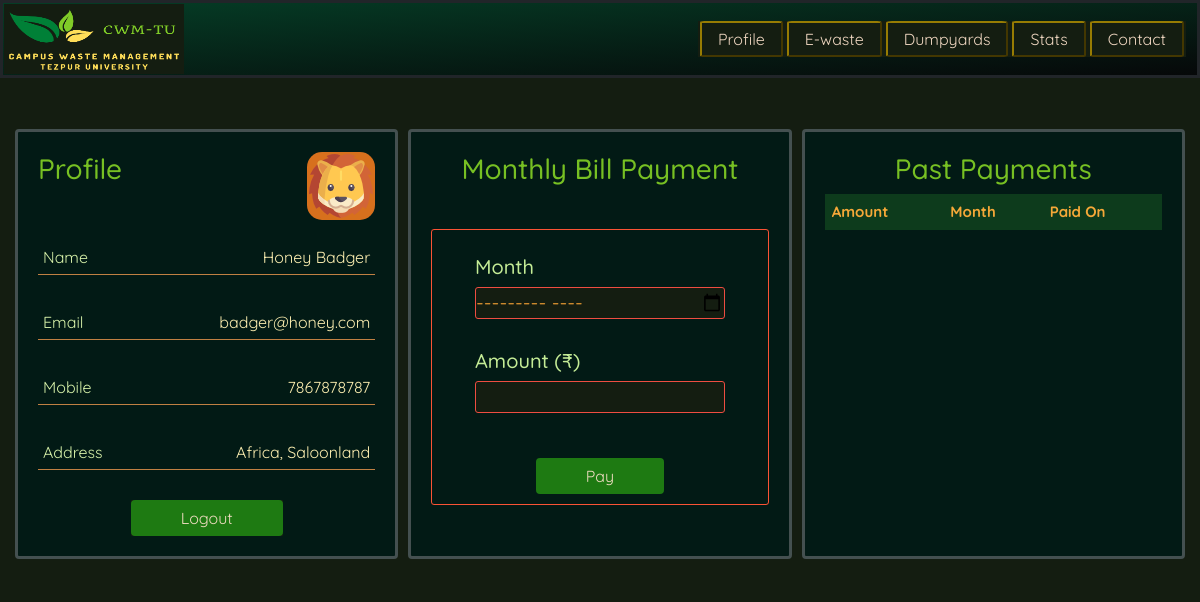
The page /logwaste/profile/ (signed in) on the database as committed earlier.
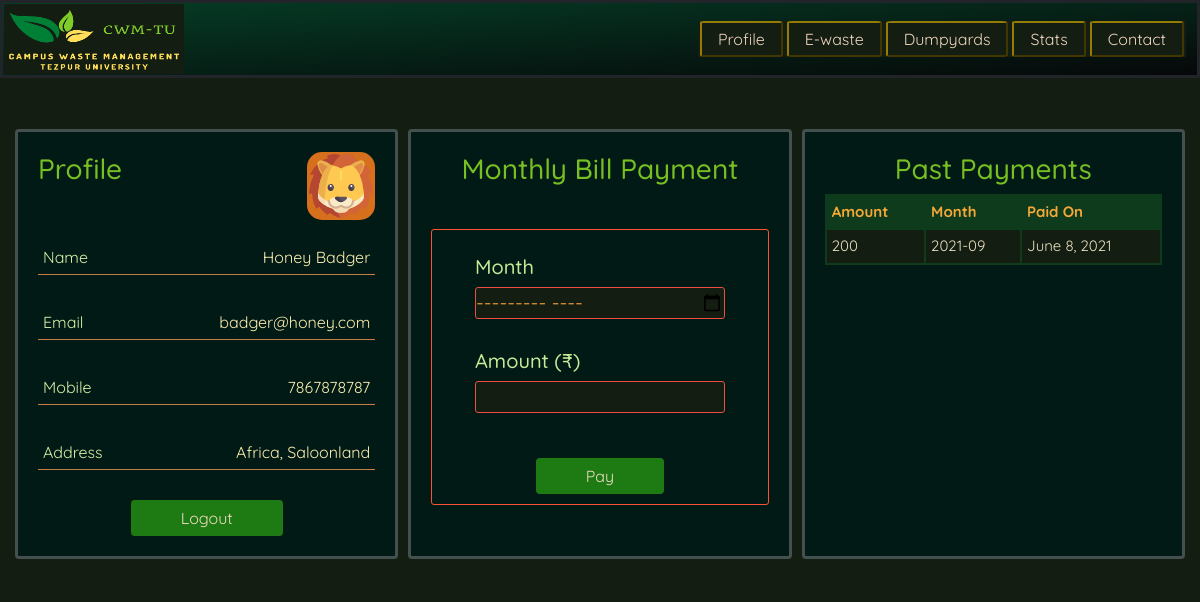
The same page on the database as committed later.
### logwaste/models.py (models this page shows)
class Bills(models.Model):
    bill_id = models.IntegerField()
    bill_amount = models.IntegerField()
    bill_month = models.CharField(max_length=10)
    bill_date = models.DateField()

### logwaste/views.py (the view, shortened to what this page needs)
# urls.py: path('profile/', views.profile),
def profile(request):
    if request.user.is_superuser:
        cursor = connection.cursor()
        cursor.execute(
            "SELECT logwaste_myuser.id,logwaste_myuser.full_name, logwaste_bills.bill_amount, logwaste_bills.bill_month, logwaste_bills.bill_date FROM logwaste_myuser JOIN logwaste_bills ON logwaste_myuser.id=logwaste_bills.bill_id")
        data = dictfetchall(cursor)
        print(data)
        ew = request.user
        return render(request, 'profile.html', {'ew': ew, 'data': data})
    elif request.user.is_authenticated:
        data = Bills.objects.filter(bill_id=request.user.id)
        ew = request.user
        return render(request, 'profile.html', {'ew': ew, 'data': data})
    else:
        return HttpResponseRedirect('/logwaste/logins/')

### templates/profile.html (shortened to what this page needs)
{% extends 'base.html' %}
{% load static %}
{% block style %}
<link rel="stylesheet" href="{% static 'css/profiles.css' %}">
{% endblock style %}
{% block rest %}
<div class="rest">
    {% if request.user.is_superuser %}
    <div class="lefts">
        <div class="left">
            <div class="down">
                <h3>Say what</h3>
            </div>
        </div>
        <div class="left">
            <h3>Create Superuser</h3>
            <h3>Update Dumpyards</h3>
            <h3>Update Stats</h3>
        </div>
    </div>
    <div class="left2">
        <h2 class="hh1">Payments Received</h2>
        <table id="customers">
            <th>UserID</th>
            <th>Name</th>
            <th>Amount</th>
            <th>Month</th>
            <th>Paid On</th>
            <tr>
                {% for data in data %}
                <td>{{data.id}}</td>
                <td>{{data.full_name}}</td>
                <td>{{data.bill_amount}}</td>
                <td>{{data.bill_month}}</td>
                <td>{{data.bill_date}}</td>
            </tr>
            {% endfor %}
        </table>
    </div>
    {% else %}
    <div class="left">
        <div class="up">
            <div class="pics">
                <h2>Profile</h2>
                {% if ew.full_name.0 < 'F' %} <img src="{% static 'images/fox.png' %}" class="img1">
                    {% elif ew.full_name.0 < 'L' %} <img src="{% static 'images/lion.png' %}" class="img1">
                        {% elif ew.full_name.0 < 'R' %} <img src="{% static 'images/penguin.png' %}" class="img1">
                            {% else %}
                            <img src="{% static 'images/owl.png' %}" class="img1">
                            {% endif %}
            </div>
            <div class="here">
                <div class="there">Name</div>
                <div class="fetch">{{ew.full_name}}</div>
            </div>
            <div class="here">
                <div class="there">Email</div>
                <div class="fetch">{{ew.email}}</div>
            </div>
            <div class="here">
                <div class="there">Mobile</div>
                <div class="fetch">{{ew.mobile}}</div>
            </div>
            <div class="here">
                <div class="there">Address</div>
                <div class="fetch">{{ew.address}}</div>
            </div>
        </div>
        <div class="down">
            <a href="{% url 'logout' %}"><button class="buttoned">Logout</button></a>
        </div>
    </div>
    <div class="left1">
        <h2 class="hh">Monthly Bill Payment</h2>
        <div class="oranges">
            <form action="" method="POST">
                <div class="some">
                    <div class="it">
                        <h5>Month</h5>
                        <input type="month" id="month" name="month" class="bg" required><br>
                    </div>
                    <div class="it">
                        <h5>Amount (₹)</h5>
                        <input type="text" id="amount" name="amount" class="bg" required><br>
                    </div>
                    <div class="keep">
                        <input type="submit" value="Pay" class="buttoned">
                    </div>
                </div>
            </form>
        </div>
    </div>
    <div class="left2">
        <h2 class="hh1">Past Payments</h2>
        <table id="customers">
            <th>Amount</th>
            <th>Month</th>
            <th>Paid On</th>
            <tr>
                {% for data in data %}
                <td>{{data.bill_amount}}</td>
                <td>{{data.bill_month}}</td>
                <td>{{data.bill_date}}</td>
            </tr>
            {% endfor %}
        </table>
    </div>
    {% endif %}
</div>
{% endblock rest %}

Rows that differ between the two databases and show on the page:
added Bills: bill_amount "200", bill_month "2021-09", bill_date "June 8, 2021"
